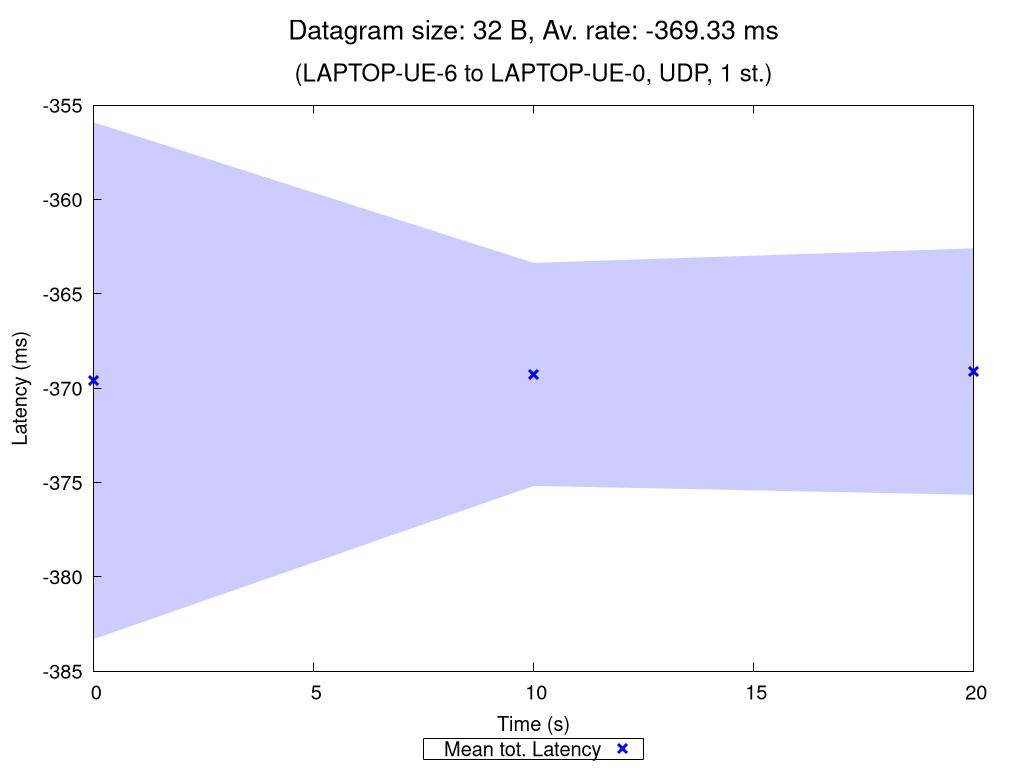

gnuplot code for this plot:
set terminal pngcairo nocrop enhanced size 1024,768 font "Verdana,15"
set output "UDP_1_st_2020_11_02_12-14-06_two2one_00032B.png"

set title "{/=20 Datagram size: 32 B, Av. rate: -369.33 ms}\n\n{/=18 (LAPTOP-UE-6 to LAPTOP-UE-0, UDP, 1 st.)}"

set xlabel "Time (s)"
set ylabel "Latency (ms)"
set ytics nomirror
set key bmargin center horizontal box samplen 1 width -1
set bmargin 4.6
set rmargin 4.5

rf = 1.0  # rate factor
set style fill transparent solid 0.2 noborder
set autoscale xfix
plot "UDP_1_st_2020_11_02_12-14-06_two2one_00032B_iperf_processed.dat" using 1:($2/rf-$3/rf):($2/rf+$3/rf) with filledcurves lc rgb "blue" notitle, \
     "" using 1:($2/rf) with points pt 2 ps 1.5 lw 3 lc rgb "blue" title "Mean tot. Latency", \
